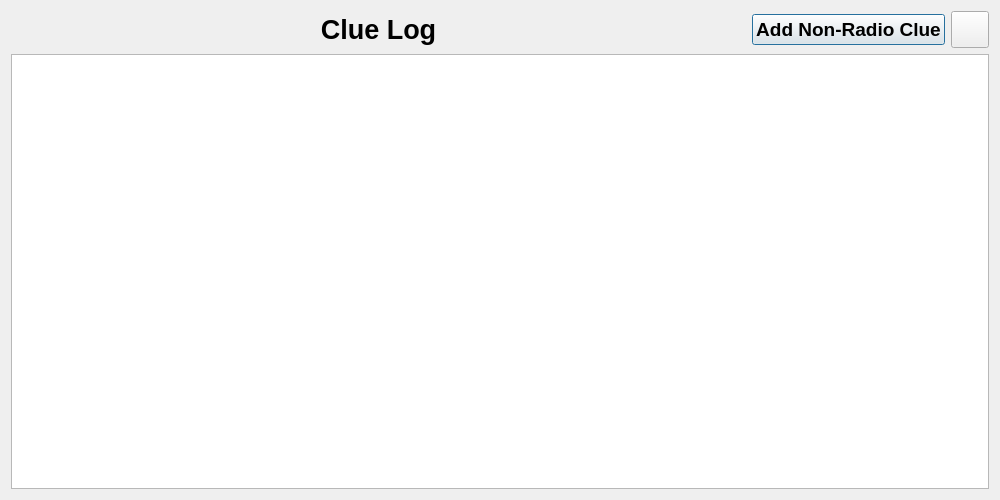
<?xml version="1.0" encoding="UTF-8"?>
<ui version="4.0">
 <class>clueLogDialog</class>
 <widget class="QDialog" name="clueLogDialog">
  <property name="geometry">
   <rect>
    <x>0</x>
    <y>0</y>
    <width>1000</width>
    <height>500</height>
   </rect>
  </property>
  <property name="windowTitle">
   <string>Clue Log</string>
  </property>
  <layout class="QVBoxLayout" name="verticalLayout">
   <item>
    <layout class="QHBoxLayout" name="horizontalLayout">
     <item>
      <widget class="QLabel" name="label_2">
       <property name="font">
        <font>
         <family>Segoe UI</family>
         <pointsize>20</pointsize>
         <weight>75</weight>
         <bold>true</bold>
        </font>
       </property>
       <property name="text">
        <string>Clue Log</string>
       </property>
       <property name="alignment">
        <set>Qt::AlignCenter</set>
       </property>
      </widget>
     </item>
     <item>
      <widget class="QPushButton" name="addNonRadioClueButton">
       <property name="sizePolicy">
        <sizepolicy hsizetype="Fixed" vsizetype="Fixed">
         <horstretch>0</horstretch>
         <verstretch>0</verstretch>
        </sizepolicy>
       </property>
       <property name="font">
        <font>
         <family>Segoe UI</family>
         <pointsize>14</pointsize>
         <weight>75</weight>
         <bold>true</bold>
        </font>
       </property>
       <property name="text">
        <string>Add Non-Radio Clue</string>
       </property>
      </widget>
     </item>
     <item>
      <widget class="QToolButton" name="printButton">
       <property name="sizePolicy">
        <sizepolicy hsizetype="Fixed" vsizetype="Fixed">
         <horstretch>0</horstretch>
         <verstretch>0</verstretch>
        </sizepolicy>
       </property>
       <property name="minimumSize">
        <size>
         <width>0</width>
         <height>0</height>
        </size>
       </property>
       <property name="cursor">
        <cursorShape>ArrowCursor</cursorShape>
       </property>
       <property name="focusPolicy">
        <enum>Qt::NoFocus</enum>
       </property>
       <property name="text">
        <string/>
       </property>
       <property name="icon">
        <iconset resource="../radiolog_ui.qrc">
         <normaloff>:/radiolog_ui/icons/print_icon.png</normaloff>:/radiolog_ui/icons/print_icon.png</iconset>
       </property>
       <property name="iconSize">
        <size>
         <width>30</width>
         <height>30</height>
        </size>
       </property>
      </widget>
     </item>
    </layout>
   </item>
   <item>
    <widget class="QTableView" name="tableView">
     <property name="selectionBehavior">
      <enum>QAbstractItemView::SelectRows</enum>
     </property>
     <attribute name="verticalHeaderVisible">
      <bool>false</bool>
     </attribute>
     <attribute name="verticalHeaderHighlightSections">
      <bool>false</bool>
     </attribute>
    </widget>
   </item>
  </layout>
 </widget>
 <resources>
  <include location="../radiolog_ui.qrc"/>
 </resources>
 <connections/>
</ui>
